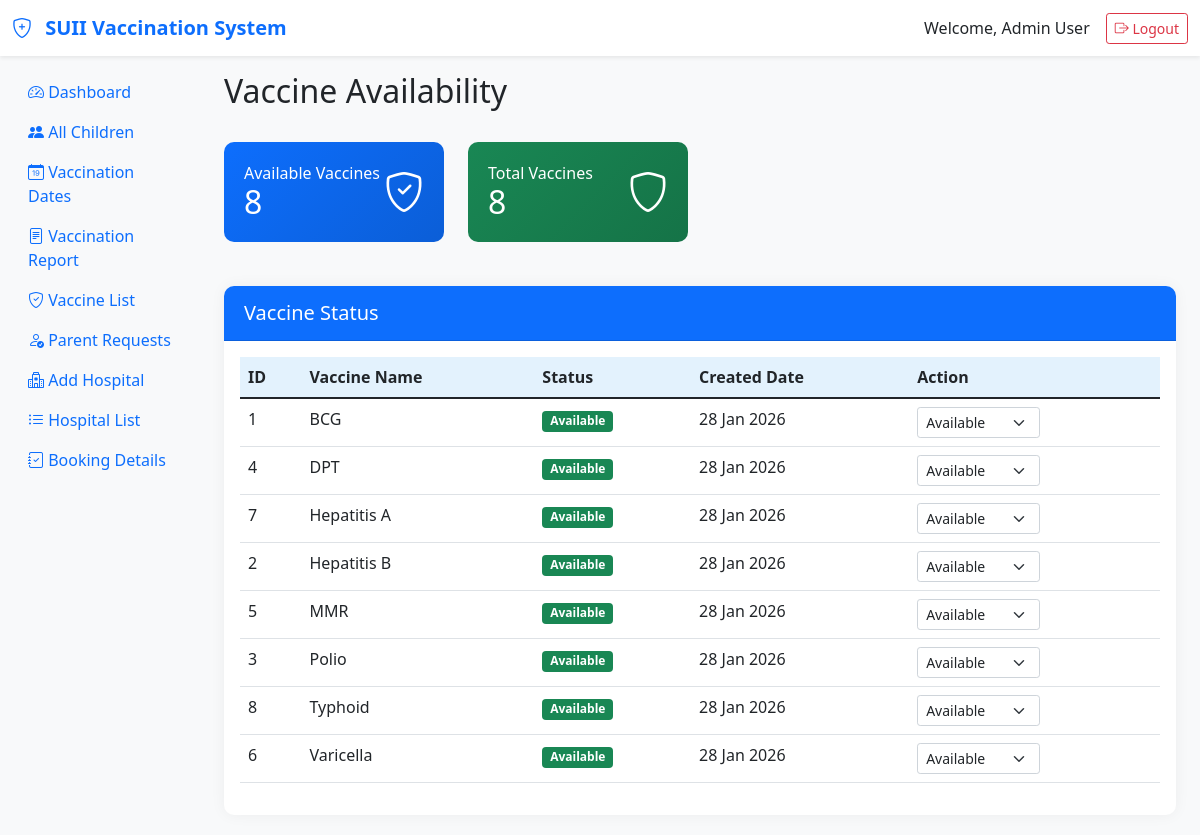
/admin/vaccine_list.php (signed in), run on the app's committed database.
### tables this page shows
CREATE TABLE vaccines (
    id INT PRIMARY KEY AUTO_INCREMENT,
    name VARCHAR(100) NOT NULL,
    status ENUM('available', 'unavailable') DEFAULT 'available',
    created_at TIMESTAMP DEFAULT CURRENT_TIMESTAMP
);

### admin/vaccine_list.php (the view, shortened to what this page needs)
<?php
require_once '../auth_check.php';
$query = "SELECT * FROM vaccines ORDER BY name";
$result = $conn->query($query);
?>
<div class="container-fluid">
    <div class="row">
        <?php include 'sidebar.php'; ?>
        <div class="col-md-9 ms-sm-auto col-lg-10 px-md-4">
            <div class="d-flex justify-content-between flex-wrap flex-md-nowrap align-items-center pt-3 pb-2 mb-3">
                <h1 class="h2">Vaccine Availability</h1>
            </div>
            <div class="row mb-4">
                <div class="col-md-3">
                    <div class="stat-card bg-vaccine-blue">
                        <div class="d-flex justify-content-between align-items-center">
                            <div>
                                <h6 class="mb-0">Available Vaccines</h6>
                                <h2 class="mb-0">
                                    <?php
                                    $available = $conn->query("SELECT COUNT(*) as count FROM vaccines WHERE status = 'available'")->fetch_assoc()['count'];
                                    echo $available;
                                    ?>
                                </h2>
                            </div>
                            <i class="bi bi-shield-check" style="font-size: 2.5rem;"></i>
                        </div>
                    </div>
                </div>
                <div class="col-md-3">
                    <div class="stat-card bg-vaccine-green">
                        <div class="d-flex justify-content-between align-items-center">
                            <div>
                                <h6 class="mb-0">Total Vaccines</h6>
                                <h2 class="mb-0">
                                    <?php
                                    $total = $conn->query("SELECT COUNT(*) as count FROM vaccines")->fetch_assoc()['count'];
                                    echo $total;
                                    ?>
                                </h2>
                            </div>
                            <i class="bi bi-shield" style="font-size: 2.5rem;"></i>
                        </div>
                    </div>
                </div>
            </div>
            <div class="card">
                <div class="card-header">
                    <h5 class="mb-0">Vaccine Status</h5>
                </div>
                <div class="card-body">
                    <div class="table-responsive">
                        <table class="table table-hover">
                            <thead>
                                <tr>
                                    <th>ID</th>
                                    <th>Vaccine Name</th>
                                    <th>Status</th>
                                    <th>Created Date</th>
                                    <th>Action</th>
                                </tr>
                            </thead>
                            <tbody>
                                <?php while($row = $result->fetch_assoc()): ?>
                                <tr>
                                    <td><?php echo $row['id']; ?></td>
                                    <td><?php echo htmlspecialchars($row['name']); ?></td>
                                    <td>
                                        <span class="badge bg-<?php echo $row['status'] == 'available' ? 'success' : 'danger'; ?>">
                                            <?php echo ucfirst($row['status']); ?>
                                        </span>
                                    </td>
                                    <td><?php echo date('d M Y', strtotime($row['created_at'])); ?></td>
                                    <td>
                                        <form method="POST" class="d-inline">
                                            <select name="status" class="form-select form-select-sm" onchange="this.form.submit()" style="width: auto; display: inline-block;">
                                                <option value="available" <?php echo $row['status'] == 'available' ? 'selected' : ''; ?>>Available</option>
                                            </select>
                                        </form>
                                    </td>
                                </tr>
                                <?php endwhile; ?>
                            </tbody>
                        </table>
                    </div>
                </div>
            </div>
        </div>
    </div>
</div>
<?php include '../footer.php'; ?>

### auth_check.php (shortened to what this page needs)
<?php
$user_name = isset($_SESSION['name']) ? $_SESSION['name'] : 'Guest';
?>
<!DOCTYPE html>
<html lang="en">
<head>
    <link href="https://cdn.jsdelivr.net/npm/bootstrap@5.1.3/dist/css/bootstrap.min.css" rel="stylesheet">
    <link rel="stylesheet" href="https://cdn.jsdelivr.net/npm/bootstrap-icons@1.8.1/font/bootstrap-icons.css">
</head>
<body>
    <nav class="navbar navbar-expand-lg navbar-light bg-white shadow-sm">
        <div class="container-fluid">
            <a class="navbar-brand" href="#">
                <i class="bi bi-shield-plus me-2"></i>
                SUII Vaccination System
            </a>
            <div class="d-flex align-items-center">
                <?php if(isset($_SESSION['user_id'])): ?>
                    <span class="me-3">Welcome, <?php echo htmlspecialchars($user_name); ?></span>
                    <a href="../logout.php" class="btn btn-outline-danger btn-sm">
                        <i class="bi bi-box-arrow-right"></i> Logout
                    </a>
                <?php endif; ?>
            </div>
        </div>
    </nav>

### admin/sidebar.php
<div class="col-md-2">
    <div class="position-sticky pt-3">
        <ul class="nav flex-column">
            <li class="nav-item">
                <a class="nav-link <?php echo basename($_SERVER['PHP_SELF']) == 'dashboard.php' ? 'active' : ''; ?>" href="dashboard.php">
                    <i class="bi bi-speedometer2"></i> Dashboard
                </a>
            </li>
            <li class="nav-item">
                <a class="nav-link <?php echo basename($_SERVER['PHP_SELF']) == 'all_child_details.php' ? 'active' : ''; ?>" href="all_child_details.php">
                    <i class="bi bi-people-fill"></i> All Children
                </a>
            </li>
            <li class="nav-item">
                <a class="nav-link <?php echo basename($_SERVER['PHP_SELF']) == 'vaccination_dates.php' ? 'active' : ''; ?>" href="vaccination_dates.php">
                    <i class="bi bi-calendar-date"></i> Vaccination Dates
                </a>
            </li>
            <li class="nav-item">
                <a class="nav-link <?php echo basename($_SERVER['PHP_SELF']) == 'vaccination_report.php' ? 'active' : ''; ?>" href="vaccination_report.php">
                    <i class="bi bi-file-text"></i> Vaccination Report
                </a>
            </li>
            <li class="nav-item">
                <a class="nav-link <?php echo basename($_SERVER['PHP_SELF']) == 'vaccine_list.php' ? 'active' : ''; ?>" href="vaccine_list.php">
                    <i class="bi bi-shield-check"></i> Vaccine List
                </a>
            </li>
            <li class="nav-item">
                <a class="nav-link <?php echo basename($_SERVER['PHP_SELF']) == 'parent_requests.php' ? 'active' : ''; ?>" href="parent_requests.php">
                    <i class="bi bi-person-check"></i> Parent Requests
                </a>
            </li>
            <li class="nav-item">
                <a class="nav-link <?php echo basename($_SERVER['PHP_SELF']) == 'add_hospital.php' ? 'active' : ''; ?>" href="add_hospital.php">
                    <i class="bi bi-hospital"></i> Add Hospital
                </a>
            </li>
            <li class="nav-item">
                <a class="nav-link <?php echo basename($_SERVER['PHP_SELF']) == 'list_hospitals.php' ? 'active' : ''; ?>" href="list_hospitals.php">
                    <i class="bi bi-list-ul"></i> Hospital List
                </a>
            </li>
            <li class="nav-item">
                <a class="nav-link <?php echo basename($_SERVER['PHP_SELF']) == 'booking_details.php' ? 'active' : ''; ?>" href="booking_details.php">
                    <i class="bi bi-journal-check"></i> Booking Details
                </a>
            </li>
        </ul>
    </div>
</div>

### footer.php (shortened to what this page needs)
</body>
</html>

### auth_check.php (style rules this page uses)
:root { --primary-color: #0d6efd; --secondary-color: #198754; --light-blue: #e3f2fd; --light-green: #d1e7dd; }
body { font-family: 'Segoe UI', Tahoma, Geneva, Verdana, sans-serif; background-color: #f8f9fa; }
.navbar-brand { font-weight: bold; color: var(--primary-color) !important; }
.card { border-radius: 10px; border: none; box-shadow: 0 0 15px rgba(0,0,0,0.05); margin-bottom: 20px; }
.card-header { background-color: var(--primary-color); color: white; border-radius: 10px 10px 0 0 !important; padding: 15px 20px; }
.stat-card { border-radius: 10px; padding: 20px; color: white; margin-bottom: 20px; }
.bg-vaccine-blue { background: linear-gradient(135deg, var(--primary-color), #0b5ed7); }
.bg-vaccine-green { background: linear-gradient(135deg, var(--secondary-color), #157347); }
.table th { background-color: var(--light-blue); border-top: none; }

### data on the page
vaccines: id "1", name "BCG", status "Available", created_at "28 Jan 2026"
vaccines: id "4", name "DPT", status "Available", created_at "28 Jan 2026"
vaccines: id "7", name "Hepatitis A", status "Available", created_at "28 Jan 2026"
vaccines: id "2", name "Hepatitis B", status "Available", created_at "28 Jan 2026"
vaccines: id "5", name "MMR", status "Available", created_at "28 Jan 2026"
vaccines: id "3", name "Polio", status "Available", created_at "28 Jan 2026"
vaccines: id "8", name "Typhoid", status "Available", created_at "28 Jan 2026"
vaccines: id "6", name "Varicella", status "Available", created_at "28 Jan 2026"

### other printed values
$user_name "Admin User"
$available "8"
$total "8"
